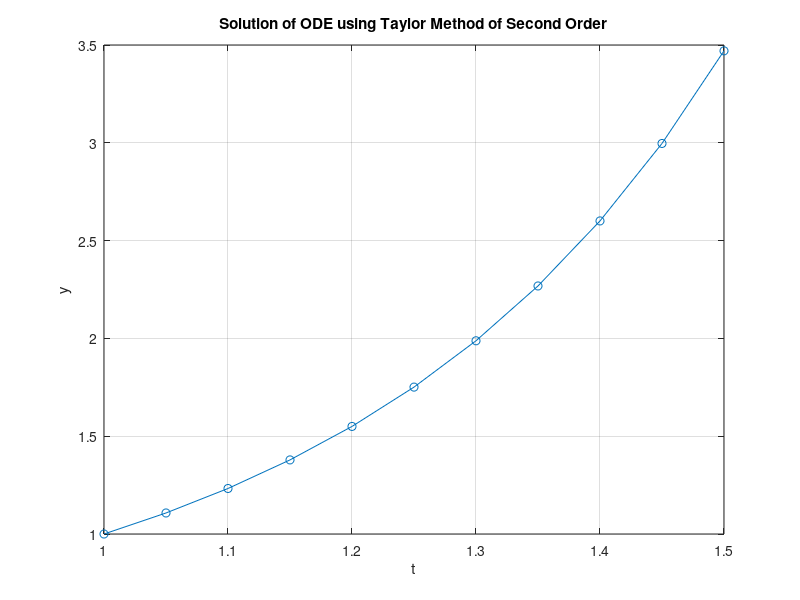

The MATLAB source for this figure:
clc 
clear
% Define the differential equation and its derivative dy/dt = 2ty
% its derivative is 2t*(dy/dt) + 2y
f = @(t, y) 2 * y * t;          % First derivative (dy/dt)
d2y = @(t, y) 2 * t * f(t, y) + 2*y;  % Second derivative (d^2y/dt^2)

% Initial conditions
t0 = 1;   % Initial time
y0 = 1;   % Initial value of the solution

% Time step and number of steps
h = 0.05;  % Time step size
n = 10;  % Number of steps

% Initialize arrays to store the solution
t = t0:h:(t0 + h * n);
y = zeros(1, n+1);
y(1) = y0;

% Taylor method loop (Second order)
for i = 1:n
    y(i+1) = y(i) + h * f(t(i), y(i)) + (h^2 / 2) * d2y(t(i), y(i));
end

% Plot the solution
figure;
plot(t, y, '-o');
xlabel('t');
ylabel('y');
title('Solution of ODE using Taylor Method of Second Order');
grid on;
